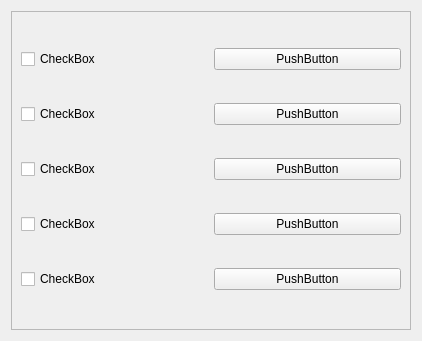
<?xml version="1.0" encoding="UTF-8"?>
<ui version="4.0">
 <class>Form</class>
 <widget class="QWidget" name="Form">
  <property name="geometry">
   <rect>
    <x>0</x>
    <y>0</y>
    <width>422</width>
    <height>341</height>
   </rect>
  </property>
  <property name="windowTitle">
   <string>Form</string>
  </property>
  <layout class="QGridLayout" name="gridLayout">
   <item row="0" column="0">
    <widget class="QScrollArea" name="scrollArea">
     <property name="widgetResizable">
      <bool>true</bool>
     </property>
     <widget class="QWidget" name="scrollAreaWidgetContents">
      <property name="geometry">
       <rect>
        <x>0</x>
        <y>0</y>
        <width>402</width>
        <height>321</height>
       </rect>
      </property>
      <layout class="QVBoxLayout" name="verticalLayout">
       <item>
        <layout class="QHBoxLayout" name="horizontalLayout">
         <item>
          <widget class="QCheckBox" name="checkBox">
           <property name="text">
            <string>CheckBox</string>
           </property>
          </widget>
         </item>
         <item>
          <widget class="QPushButton" name="pushButton">
           <property name="text">
            <string>PushButton</string>
           </property>
          </widget>
         </item>
        </layout>
       </item>
       <item>
        <layout class="QHBoxLayout" name="horizontalLayout_2">
         <item>
          <widget class="QCheckBox" name="checkBox_2">
           <property name="text">
            <string>CheckBox</string>
           </property>
          </widget>
         </item>
         <item>
          <widget class="QPushButton" name="pushButton_2">
           <property name="text">
            <string>PushButton</string>
           </property>
          </widget>
         </item>
        </layout>
       </item>
       <item>
        <layout class="QHBoxLayout" name="horizontalLayout_3">
         <item>
          <widget class="QCheckBox" name="checkBox_3">
           <property name="text">
            <string>CheckBox</string>
           </property>
          </widget>
         </item>
         <item>
          <widget class="QPushButton" name="pushButton_3">
           <property name="text">
            <string>PushButton</string>
           </property>
          </widget>
         </item>
        </layout>
       </item>
       <item>
        <layout class="QHBoxLayout" name="horizontalLayout_4">
         <item>
          <widget class="QCheckBox" name="checkBox_4">
           <property name="text">
            <string>CheckBox</string>
           </property>
          </widget>
         </item>
         <item>
          <widget class="QPushButton" name="pushButton_4">
           <property name="text">
            <string>PushButton</string>
           </property>
          </widget>
         </item>
        </layout>
       </item>
       <item>
        <layout class="QHBoxLayout" name="horizontalLayout_5">
         <item>
          <widget class="QCheckBox" name="checkBox_5">
           <property name="text">
            <string>CheckBox</string>
           </property>
          </widget>
         </item>
         <item>
          <widget class="QPushButton" name="pushButton_5">
           <property name="text">
            <string>PushButton</string>
           </property>
          </widget>
         </item>
        </layout>
       </item>
      </layout>
     </widget>
    </widget>
   </item>
  </layout>
 </widget>
 <resources/>
 <connections/>
</ui>
